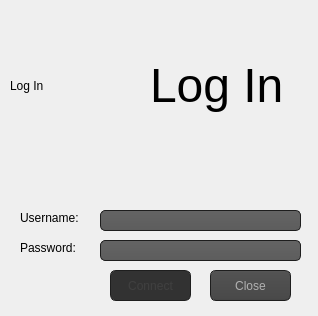
<?xml version="1.0" encoding="UTF-8"?>
<ui version="4.0">
 <class>Initiate</class>
 <widget class="QDialog" name="Initiate">
  <property name="geometry">
   <rect>
    <x>0</x>
    <y>0</y>
    <width>318</width>
    <height>316</height>
   </rect>
  </property>
  <property name="windowTitle">
   <string>Dialog</string>
  </property>
  <property name="styleSheet">
   <string notr="true">QToolTip
{
     border: 1px solid black;
     background-color: #ffa02f;
     padding: 1px;
     border-radius: 3px;
     opacity: 100;
}

QWidget
{

}

QWidget:item:hover
{
    background-color: QLinearGradient( x1: 0, y1: 0, x2: 0, y2: 1, stop: 0 #ffa02f, stop: 1 #ca0619);
    color: #000000;
}

QWidget:item:selected
{
    background-color: QLinearGradient( x1: 0, y1: 0, x2: 0, y2: 1, stop: 0 #ffa02f, stop: 1 #d7801a);
}

QMenuBar::item
{
    background: transparent;
}

QMenuBar::item:selected
{
    background: transparent;
    border: 1px solid #ffaa00;
}

QMenuBar::item:pressed
{
    background: #444;
    border: 1px solid #000;
    background-color: QLinearGradient(
        x1:0, y1:0,
        x2:0, y2:1,
        stop:1 #212121,
        stop:0.4 #343434/*,
        stop:0.2 #343434,
        stop:0.1 #ffaa00*/
    );
    margin-bottom:-1px;
    padding-bottom:1px;
}

QMenu
{
    border: 1px solid #000;
}

QMenu::item
{
    padding: 2px 20px 2px 20px;
}

QMenu::item:selected
{
    color: #000000;
}

QWidget:disabled
{
    color: #404040;
    background-color: #323232;
}

QAbstractItemView
{
    background-color: QLinearGradient( x1: 0, y1: 0, x2: 0, y2: 1, stop: 0 #4d4d4d, stop: 0.1 #646464, stop: 1 #5d5d5d);
}

QWidget:focus
{
    /*border: 2px solid QLinearGradient( x1: 0, y1: 0, x2: 0, y2: 1, stop: 0 #ffa02f, stop: 1 #d7801a);*/
}

QLineEdit
{
    background-color: QLinearGradient( x1: 0, y1: 0, x2: 0, y2: 1, stop: 0 #4d4d4d, stop: 0 #646464, stop: 1 #5d5d5d);
    padding: 1px;
    border-style: solid;
    border: 1px solid #1e1e1e;
    border-radius: 5;
}

QPushButton
{
    color: #b1b1b1;
    background-color: QLinearGradient( x1: 0, y1: 0, x2: 0, y2: 1, stop: 0 #565656, stop: 0.1 #525252, stop: 0.5 #4e4e4e, stop: 0.9 #4a4a4a, stop: 1 #464646);
    border-width: 1px;
    border-color: #1e1e1e;
    border-style: solid;
    border-radius: 6;
    padding: 3px;
    font-size: 12px;
    padding-left: 5px;
    padding-right: 5px;
}

QPushButton:pressed
{
    background-color: QLinearGradient( x1: 0, y1: 0, x2: 0, y2: 1, stop: 0 #2d2d2d, stop: 0.1 #2b2b2b, stop: 0.5 #292929, stop: 0.9 #282828, stop: 1 #252525);
}

QComboBox
{
    selection-background-color: #ffaa00;
    background-color: QLinearGradient( x1: 0, y1: 0, x2: 0, y2: 1, stop: 0 #565656, stop: 0.1 #525252, stop: 0.5 #4e4e4e, stop: 0.9 #4a4a4a, stop: 1 #464646);
    border-style: solid;
    border: 1px solid #1e1e1e;
    border-radius: 5;
}

QComboBox:hover,QPushButton:hover
{
    border: 2px solid QLinearGradient( x1: 0, y1: 0, x2: 0, y2: 1, stop: 0 #ffa02f, stop: 1 #d7801a);
}


QComboBox:on
{
    padding-top: 3px;
    padding-left: 4px;
    background-color: QLinearGradient( x1: 0, y1: 0, x2: 0, y2: 1, stop: 0 #2d2d2d, stop: 0.1 #2b2b2b, stop: 0.5 #292929, stop: 0.9 #282828, stop: 1 #252525);
    selection-background-color: #ffaa00;
}

QComboBox QAbstractItemView
{
    border: 2px solid darkgray;
    selection-background-color: QLinearGradient( x1: 0, y1: 0, x2: 0, y2: 1, stop: 0 #ffa02f, stop: 1 #d7801a);
}

QComboBox::drop-down
{
     subcontrol-origin: padding;
     subcontrol-position: top right;
     width: 15px;

     border-left-width: 0px;
     border-left-color: darkgray;
     border-left-style: solid; /* just a single line */
     border-top-right-radius: 3px; /* same radius as the QComboBox */
     border-bottom-right-radius: 3px;
 }

QComboBox::down-arrow
{
     image: url(:/down_arrow.png);
}

QGroupBox:focus
{
border: 2px solid QLinearGradient( x1: 0, y1: 0, x2: 0, y2: 1, stop: 0 #ffa02f, stop: 1 #d7801a);
}

QTextEdit:focus
{
    border: 2px solid QLinearGradient( x1: 0, y1: 0, x2: 0, y2: 1, stop: 0 #ffa02f, stop: 1 #d7801a);
}

QScrollBar:horizontal {
     border: 1px solid #222222;
     background: QLinearGradient( x1: 0, y1: 0, x2: 0, y2: 1, stop: 0.0 #121212, stop: 0.2 #282828, stop: 1 #484848);
     height: 7px;
     margin: 0px 16px 0 16px;
}

QScrollBar::handle:horizontal
{
      background: QLinearGradient( x1: 0, y1: 0, x2: 1, y2: 0, stop: 0 #ffa02f, stop: 0.5 #d7801a, stop: 1 #ffa02f);
      min-height: 20px;
      border-radius: 2px;
}

QScrollBar::add-line:horizontal {
      border: 1px solid #1b1b19;
      border-radius: 2px;
      background: QLinearGradient( x1: 0, y1: 0, x2: 1, y2: 0, stop: 0 #ffa02f, stop: 1 #d7801a);
      width: 14px;
      subcontrol-position: right;
      subcontrol-origin: margin;
}

QScrollBar::sub-line:horizontal {
      border: 1px solid #1b1b19;
      border-radius: 2px;
      background: QLinearGradient( x1: 0, y1: 0, x2: 1, y2: 0, stop: 0 #ffa02f, stop: 1 #d7801a);
      width: 14px;
     subcontrol-position: left;
     subcontrol-origin: margin;
}

QScrollBar::right-arrow:horizontal, QScrollBar::left-arrow:horizontal
{
      border: 1px solid black;
      width: 1px;
      height: 1px;
      background: white;
}

QScrollBar::add-page:horizontal, QScrollBar::sub-page:horizontal
{
      background: none;
}

QScrollBar:vertical
{
      background: QLinearGradient( x1: 0, y1: 0, x2: 1, y2: 0, stop: 0.0 #121212, stop: 0.2 #282828, stop: 1 #484848);
      width: 7px;
      margin: 16px 0 16px 0;
      border: 1px solid #222222;
}

QScrollBar::handle:vertical
{
      background: QLinearGradient( x1: 0, y1: 0, x2: 0, y2: 1, stop: 0 #ffa02f, stop: 0.5 #d7801a, stop: 1 #ffa02f);
      min-height: 20px;
      border-radius: 2px;
}

QScrollBar::add-line:vertical
{
      border: 1px solid #1b1b19;
      border-radius: 2px;
      background: QLinearGradient( x1: 0, y1: 0, x2: 0, y2: 1, stop: 0 #ffa02f, stop: 1 #d7801a);
      height: 14px;
      subcontrol-position: bottom;
      subcontrol-origin: margin;
}

QScrollBar::sub-line:vertical
{
      border: 1px solid #1b1b19;
      border-radius: 2px;
      background: QLinearGradient( x1: 0, y1: 0, x2: 0, y2: 1, stop: 0 #d7801a, stop: 1 #ffa02f);
      height: 14px;
      subcontrol-position: top;
      subcontrol-origin: margin;
}

QScrollBar::up-arrow:vertical, QScrollBar::down-arrow:vertical
{
      border: 1px solid black;
      width: 1px;
      height: 1px;
      background: white;
}


QScrollBar::add-page:vertical, QScrollBar::sub-page:vertical
{
      background: none;
}

QTextEdit
{
    background-color: #242424;
}

QPlainTextEdit
{
    background-color: #242424;
}

QHeaderView::section
{
    background-color: QLinearGradient(x1:0, y1:0, x2:0, y2:1, stop:0 #616161, stop: 0.5 #505050, stop: 0.6 #434343, stop:1 #656565);
    color: white;
    padding-left: 4px;
    border: 1px solid #6c6c6c;
}

QCheckBox:disabled
{
color: #414141;
}

QDockWidget::title
{
    text-align: center;
    spacing: 3px; /* spacing between items in the tool bar */
    background-color: QLinearGradient(x1:0, y1:0, x2:0, y2:1, stop:0 #323232, stop: 0.5 #242424, stop:1 #323232);
}

QDockWidget::close-button, QDockWidget::float-button
{
    text-align: center;
    spacing: 1px; /* spacing between items in the tool bar */
    background-color: QLinearGradient(x1:0, y1:0, x2:0, y2:1, stop:0 #323232, stop: 0.5 #242424, stop:1 #323232);
}

QDockWidget::close-button:hover, QDockWidget::float-button:hover
{
    background: #242424;
}

QDockWidget::close-button:pressed, QDockWidget::float-button:pressed
{
    padding: 1px -1px -1px 1px;
}

QMainWindow::separator
{
    background-color: QLinearGradient(x1:0, y1:0, x2:0, y2:1, stop:0 #161616, stop: 0.5 #151515, stop: 0.6 #212121, stop:1 #343434);
    color: white;
    padding-left: 4px;
    border: 1px solid #4c4c4c;
    spacing: 3px; /* spacing between items in the tool bar */
}

QMainWindow::separator:hover
{

    background-color: QLinearGradient(x1:0, y1:0, x2:0, y2:1, stop:0 #d7801a, stop:0.5 #b56c17 stop:1 #ffa02f);
    color: white;
    padding-left: 4px;
    border: 1px solid #6c6c6c;
    spacing: 3px; /* spacing between items in the tool bar */
}

QToolBar::handle
{
     spacing: 3px; /* spacing between items in the tool bar */
     background: url(:/images/handle.png);
}

QMenu::separator
{
    height: 2px;
    background-color: QLinearGradient(x1:0, y1:0, x2:0, y2:1, stop:0 #161616, stop: 0.5 #151515, stop: 0.6 #212121, stop:1 #343434);
    color: white;
    padding-left: 4px;
    margin-left: 10px;
    margin-right: 5px;
}

QProgressBar
{
    border: 2px solid grey;
    border-radius: 5px;
    text-align: center;
}

QProgressBar::chunk
{
    background-color: #d7801a;
    width: 2.15px;
    margin: 0.5px;
}

QTabBar::tab {
    color: #b1b1b1;
    border: 1px solid #444;
    border-bottom-style: none;
    background-color: #323232;
    padding-left: 10px;
    padding-right: 10px;
    padding-top: 3px;
    padding-bottom: 2px;
    margin-right: -1px;
}

QTabWidget::pane {
    border: 1px solid #444;
    top: 1px;
}

QTabBar::tab:last
{
    margin-right: 0; /* the last selected tab has nothing to overlap with on the right */
    border-top-right-radius: 3px;
}

QTabBar::tab:first:!selected
{
 margin-left: 0px; /* the last selected tab has nothing to overlap with on the right */


    border-top-left-radius: 3px;
}

QTabBar::tab:!selected
{
    color: #b1b1b1;
    border-bottom-style: solid;
    margin-top: 3px;
    background-color: QLinearGradient(x1:0, y1:0, x2:0, y2:1, stop:1 #212121, stop:.4 #343434);
}

QTabBar::tab:selected
{
    border-top-left-radius: 3px;
    border-top-right-radius: 3px;
    margin-bottom: 0px;
}

QTabBar::tab:!selected:hover
{
    /*border-top: 2px solid #ffaa00;
    padding-bottom: 3px;*/
    border-top-left-radius: 3px;
    border-top-right-radius: 3px;
    background-color: QLinearGradient(x1:0, y1:0, x2:0, y2:1, stop:1 #212121, stop:0.4 #343434, stop:0.2 #343434, stop:0.1 #ffaa00);
}

QRadioButton::indicator:checked, QRadioButton::indicator:unchecked{
    color: #b1b1b1;
    background-color: #323232;
    border: 1px solid #b1b1b1;
    border-radius: 6px;
}

QRadioButton::indicator:checked
{
    background-color: qradialgradient(
        cx: 0.5, cy: 0.5,
        fx: 0.5, fy: 0.5,
        radius: 1.0,
        stop: 0.25 #ffaa00,
        stop: 0.3 #323232
    );
}

QCheckBox::indicator{
    color: #b1b1b1;
    background-color: #323232;
    border: 1px solid #b1b1b1;
    width: 9px;
    height: 9px;
}

QRadioButton::indicator
{
    border-radius: 6px;
}

QRadioButton::indicator:hover, QCheckBox::indicator:hover
{
    border: 1px solid #ffaa00;
}

QCheckBox::indicator:checked
{
    image:url(:/images/checkbox.png);
}

QCheckBox::indicator:disabled, QRadioButton::indicator:disabled
{
    border: 1px solid #444;
}</string>
  </property>
  <widget class="QLabel" name="label">
   <property name="geometry">
    <rect>
     <x>20</x>
     <y>210</y>
     <width>71</width>
     <height>16</height>
    </rect>
   </property>
   <property name="text">
    <string>Username: </string>
   </property>
  </widget>
  <widget class="QLabel" name="label_2">
   <property name="geometry">
    <rect>
     <x>20</x>
     <y>240</y>
     <width>71</width>
     <height>16</height>
    </rect>
   </property>
   <property name="text">
    <string>Password: </string>
   </property>
  </widget>
  <widget class="QLineEdit" name="lineEdit">
   <property name="geometry">
    <rect>
     <x>100</x>
     <y>210</y>
     <width>201</width>
     <height>21</height>
    </rect>
   </property>
  </widget>
  <widget class="QLineEdit" name="lineEdit_2">
   <property name="geometry">
    <rect>
     <x>100</x>
     <y>240</y>
     <width>201</width>
     <height>21</height>
    </rect>
   </property>
   <property name="inputMask">
    <string/>
   </property>
   <property name="text">
    <string/>
   </property>
   <property name="echoMode">
    <enum>QLineEdit::Password</enum>
   </property>
  </widget>
  <widget class="QPushButton" name="Connect">
   <property name="enabled">
    <bool>false</bool>
   </property>
   <property name="geometry">
    <rect>
     <x>110</x>
     <y>270</y>
     <width>81</width>
     <height>31</height>
    </rect>
   </property>
   <property name="text">
    <string>Connect</string>
   </property>
  </widget>
  <widget class="QLabel" name="Icon_2">
   <property name="geometry">
    <rect>
     <x>150</x>
     <y>10</y>
     <width>381</width>
     <height>151</height>
    </rect>
   </property>
   <property name="font">
    <font>
     <pointsize>36</pointsize>
    </font>
   </property>
   <property name="text">
    <string>Log In</string>
   </property>
  </widget>
  <widget class="QLabel" name="Icon">
   <property name="geometry">
    <rect>
     <x>10</x>
     <y>10</y>
     <width>141</width>
     <height>151</height>
    </rect>
   </property>
   <property name="text">
    <string>Log In</string>
   </property>
  </widget>
  <widget class="QPushButton" name="Close">
   <property name="enabled">
    <bool>true</bool>
   </property>
   <property name="geometry">
    <rect>
     <x>210</x>
     <y>270</y>
     <width>81</width>
     <height>31</height>
    </rect>
   </property>
   <property name="text">
    <string>Close</string>
   </property>
  </widget>
 </widget>
 <resources/>
 <connections/>
</ui>
